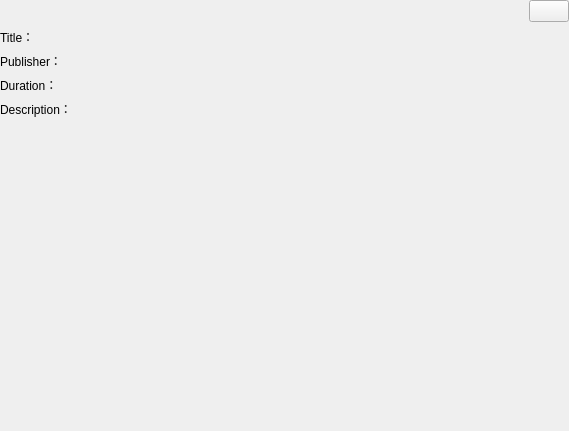
<?xml version="1.0" encoding="UTF-8"?>
<ui version="4.0">
  <class>VideoInfoWidget</class>
  <widget class="QWidget" name="VideoInfoWidget">
    <property name="geometry">
      <rect>
        <x>0</x>
        <y>0</y>
        <width>569</width>
        <height>431</height>
      </rect>
    </property>
    <layout class="QGridLayout" name="VideoDetailLayout">
      <property name="leftMargin">
        <number>0</number>
      </property>
      <property name="topMargin">
        <number>0</number>
      </property>
      <property name="rightMargin">
        <number>0</number>
      </property>
      <property name="bottomMargin">
        <number>0</number>
      </property>
      <item row="2" column="0">
        <widget class="QLabel" name="labelPublisherIdentifier">
          <property name="text">
            <string>Publisher：</string>
          </property>
          <property name="alignment">
            <set>Qt::AlignLeading|Qt::AlignLeft|Qt::AlignTop</set>
          </property>
        </widget>
      </item>
      <item row="4" column="0">
        <widget class="QLabel" name="labelDescriptionIdentifier">
          <property name="text">
            <string>Description：</string>
          </property>
          <property name="alignment">
            <set>Qt::AlignLeading|Qt::AlignLeft|Qt::AlignTop</set>
          </property>
        </widget>
      </item>
      <item row="2" column="1">
        <widget class="QLabel" name="labelPublisher">
          <property name="text">
            <string />
          </property>
          <property name="wordWrap">
            <bool>true</bool>
          </property>
        </widget>
      </item>
      <item row="3" column="0">
        <widget class="QLabel" name="labelDurationIdentifier">
          <property name="text">
            <string>Duration：</string>
          </property>
          <property name="alignment">
            <set>Qt::AlignLeading|Qt::AlignLeft|Qt::AlignTop</set>
          </property>
        </widget>
      </item>
      <item row="5" column="0">
        <spacer name="verticalSpacer">
          <property name="orientation">
            <enum>Qt::Vertical</enum>
          </property>
          <property name="sizeHint" stdset="0">
            <size>
              <width>20</width>
              <height>40</height>
            </size>
          </property>
        </spacer>
      </item>
      <item row="1" column="1">
        <widget class="QLabel" name="labelTitle">
          <property name="text">
            <string />
          </property>
          <property name="wordWrap">
            <bool>true</bool>
          </property>
        </widget>
      </item>
      <item row="4" column="1">
        <widget class="QLabel" name="labelDescription">
          <property name="text">
            <string />
          </property>
          <property name="wordWrap">
            <bool>true</bool>
          </property>
        </widget>
      </item>
      <item row="0" column="1">
        <widget class="QWidget" name="widget" native="true">
          <layout class="QHBoxLayout" name="horizontalLayout">
            <property name="leftMargin">
              <number>0</number>
            </property>
            <property name="topMargin">
              <number>0</number>
            </property>
            <property name="rightMargin">
              <number>0</number>
            </property>
            <property name="bottomMargin">
              <number>0</number>
            </property>
            <item>
              <spacer name="horizontalSpacer">
                <property name="orientation">
                  <enum>Qt::Horizontal</enum>
                </property>
                <property name="sizeHint" stdset="0">
                  <size>
                    <width>40</width>
                    <height>20</height>
                  </size>
                </property>
              </spacer>
            </item>
            <item>
              <widget class="QPushButton" name="btnClose">
                <property name="sizePolicy">
                  <sizepolicy hsizetype="Minimum" vsizetype="Minimum">
                    <horstretch>0</horstretch>
                    <verstretch>0</verstretch>
                  </sizepolicy>
                </property>
                <property name="text">
                  <string />
                </property>
                <property name="icon">
                  <iconset>
                    <normaloff>:/icon/video/close.svg</normaloff>:/icon/video/close.svg</iconset>
                </property>
                <property name="_vanillaStyle_Patch" stdset="0">
                  <string>CleanButtonPatch</string>
                </property>
              </widget>
            </item>
          </layout>
        </widget>
      </item>
      <item row="1" column="0">
        <widget class="QLabel" name="labelTitleIdentifier">
          <property name="text">
            <string>Title：</string>
          </property>
          <property name="alignment">
            <set>Qt::AlignLeading|Qt::AlignLeft|Qt::AlignTop</set>
          </property>
        </widget>
      </item>
      <item row="3" column="1">
        <widget class="QLabel" name="labelDuration">
          <property name="text">
            <string />
          </property>
          <property name="wordWrap">
            <bool>true</bool>
          </property>
        </widget>
      </item>
    </layout>
  </widget>
  <layoutdefault spacing="6" margin="11" />
  <connections />
</ui>
